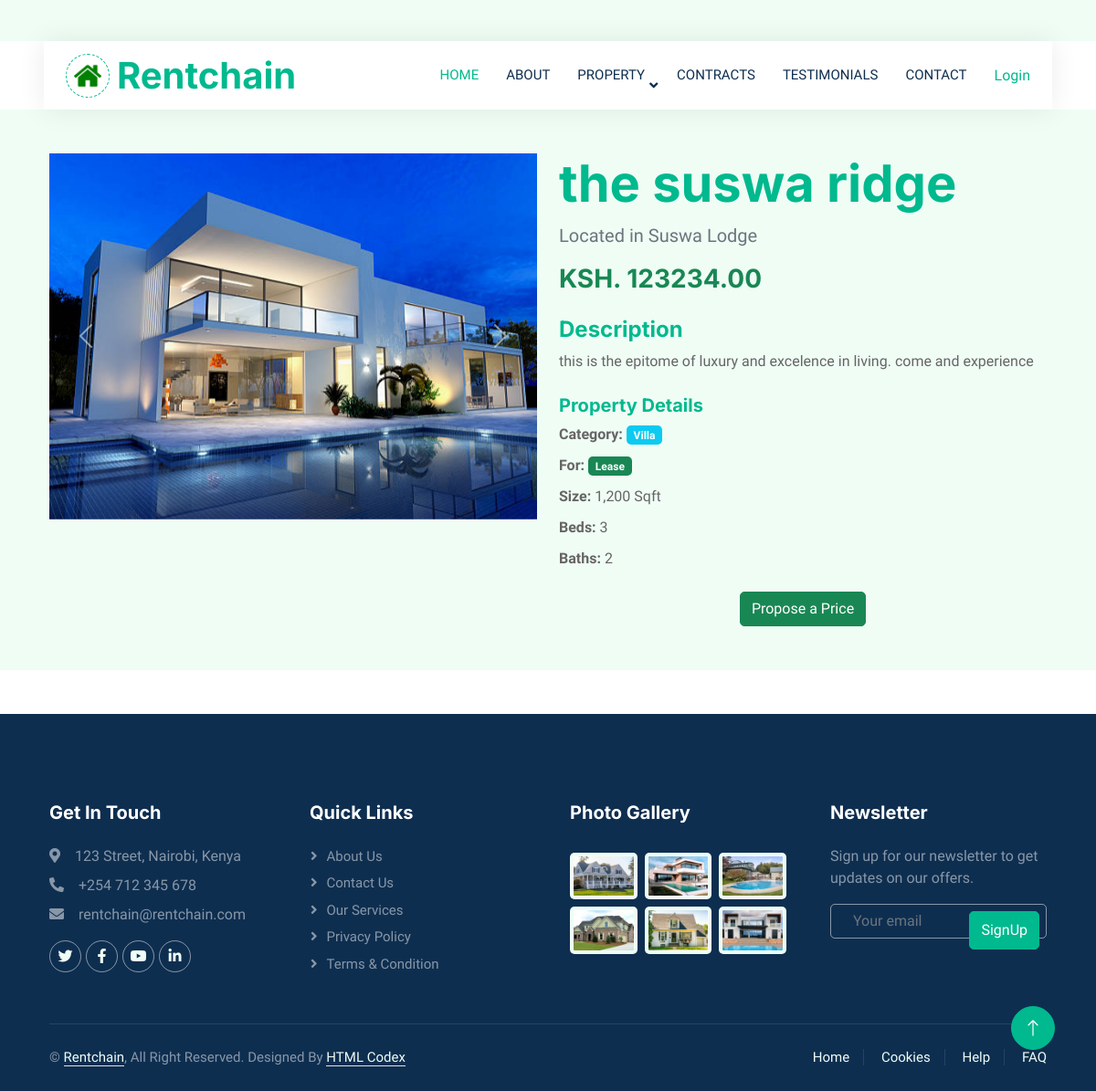
/property/6/, run on an earlier commit of the app's database.
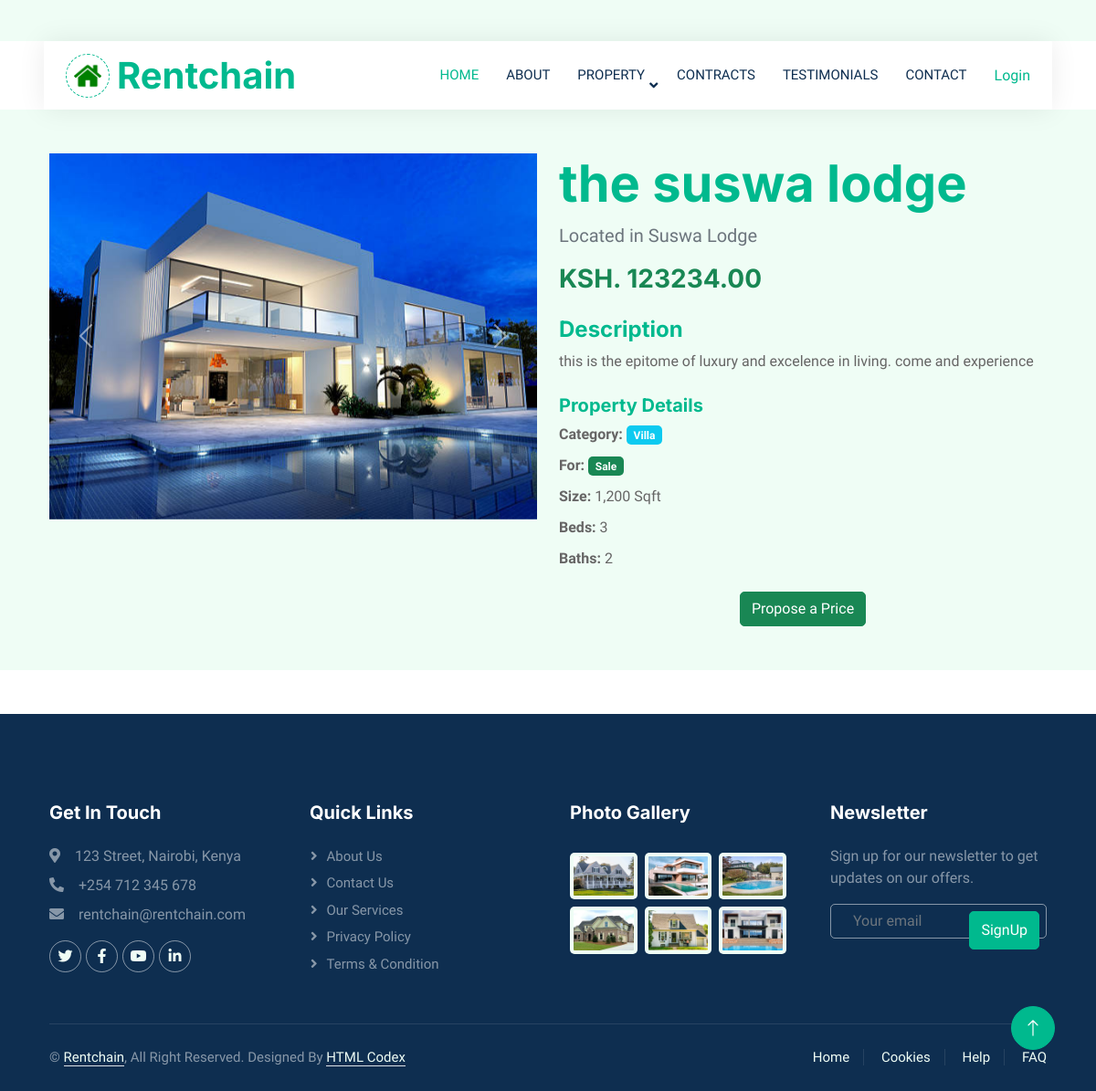
And on a later commit of the database.
### property_app/models.py (models this page shows, shortened)
class Property(models.Model):
    landlord = models.ForeignKey(settings.AUTH_USER_MODEL, on_delete=models.CASCADE, related_name="properties")
    name = models.CharField(max_length=255, default='test')
    description = models.TextField(default='test')
    price = models.DecimalField(max_digits=10, decimal_places=2,default='123')
    location = models.CharField(max_length=255,default='test')
    created_at = models.DateTimeField(auto_now_add=True)
    number_of_units=models.IntegerField()
    size=models.IntegerField()
    baths=models.IntegerField()
    beds=models.IntegerField()
    lease_type=[
        ('rent','Rent'),
        ('sale','Sale'),
        ('lease','Lease')
    ]
    CATEGORY_CHOICES = [
        ('apartment', 'Apartment'),
        ('villa', 'Villa'),
        ('Home', 'home'),
        ('Office', 'office'),
        ('Garage', 'garage'),
    ]
    category = models.CharField(max_length=50, choices=CATEGORY_CHOICES, default='apartment')
    t_type= models.CharField(max_length=50,choices=lease_type,default='rent')

### property_app/views.py (the view)
# urls.py: path('property/<int:id>/', views.property_detail, name='property_detail'),
def property_detail(request, id):
    property = get_object_or_404(Property, id=id)
    return render(request, 'property_detail.html', {'property': property})

### property_app/context_processors.py (called while the page is built, shortened)
def dashboard_url(request):
    return {'dashboard_url': None}

### property_app/templates/property_detail.html (shortened to what this page needs)
{% extends "base.html" %}
{% block content %}
<section class="property-details py-5 bg-light">
    <div class="container">
        <div class="row">
            <div class="col-md-6">
                <div id="propertyImagesCarousel" class="carousel slide" data-bs-ride="carousel">
                    <div class="carousel-inner">
                        {% for image in property.images.all %}
                            <div class="carousel-item {% if forloop.first %}active{% endif %}">
                                <img src="{{ image.image.url }}" class="d-block w-100" alt="{{ property.name }}">
                            </div>
                        {% endfor %}
                    </div>
                    <button class="carousel-control-prev" type="button" data-bs-target="#propertyImagesCarousel" data-bs-slide="prev">
                        <span class="carousel-control-prev-icon" aria-hidden="true"></span>
                    </button>
                    <button class="carousel-control-next" type="button" data-bs-target="#propertyImagesCarousel" data-bs-slide="next">
                        <span class="carousel-control-next-icon" aria-hidden="true"></span>
                    </button>
                </div>
            </div>
            <div class="col-md-6">
                <h2 class="display-4 text-primary">{{ property.name }}</h2>
                <p class="lead text-muted">Located in {{ property.location }}</p>
                <h3 class="text-success">KSH. {{ property.price }}</h3>
                <div class="mt-4">
                    <h4 class="text-primary">Description</h4>
                    <p>{{ property.description }}</p>
                </div>
                <div class="mt-4">
                    <h5 class="text-primary">Property Details</h5>
                    <ul class="list-unstyled">
                        <li><strong>Category:</strong> <span class="badge bg-info">{{ property.get_category_display }}</span></li>
                        <li><strong>For:</strong> <span class="badge bg-success">{{ property.get_t_type_display }}</span></li>
                        <li><strong>Size:</strong> <span>1,200 Sqft</span></li>
                        <li><strong>Beds:</strong> <span>3</span></li>
                        <li><strong>Baths:</strong> <span>2</span></li>
                    </ul>
                </div>
                <div class="mt-4 text-center">
                    <a href="{% url 'submit_proposal' property.id %}" class="btn btn-success">Propose a Price</a>
                </div>
            </div>
        </div>
    </div>
</section>
{%endblock%}

What changed in the data, as far as the page shows it:
changed Property "Suswa Lodge": name "the suswa ridge" → "the suswa lodge"; t_type "Lease" → "Sale"
